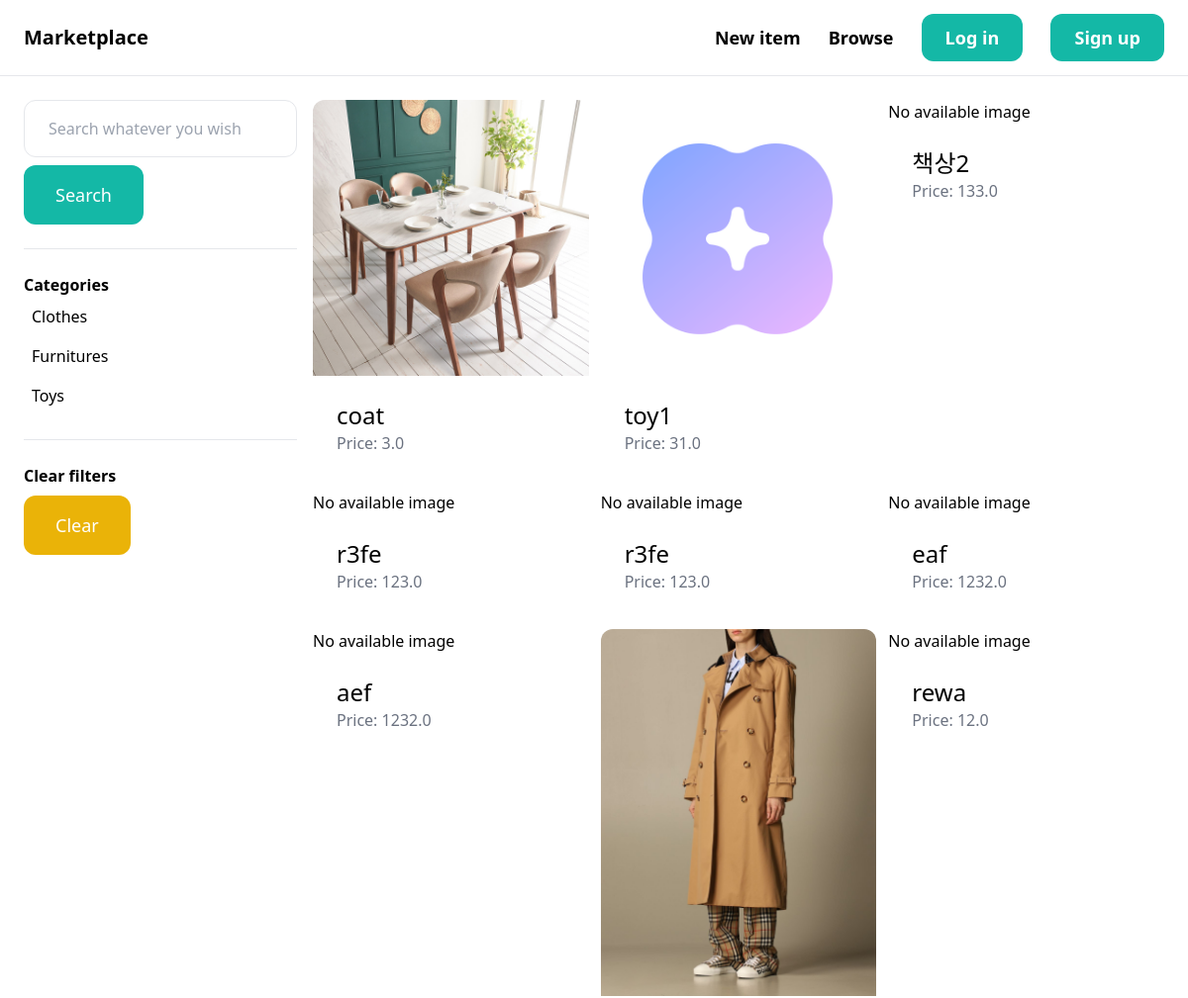
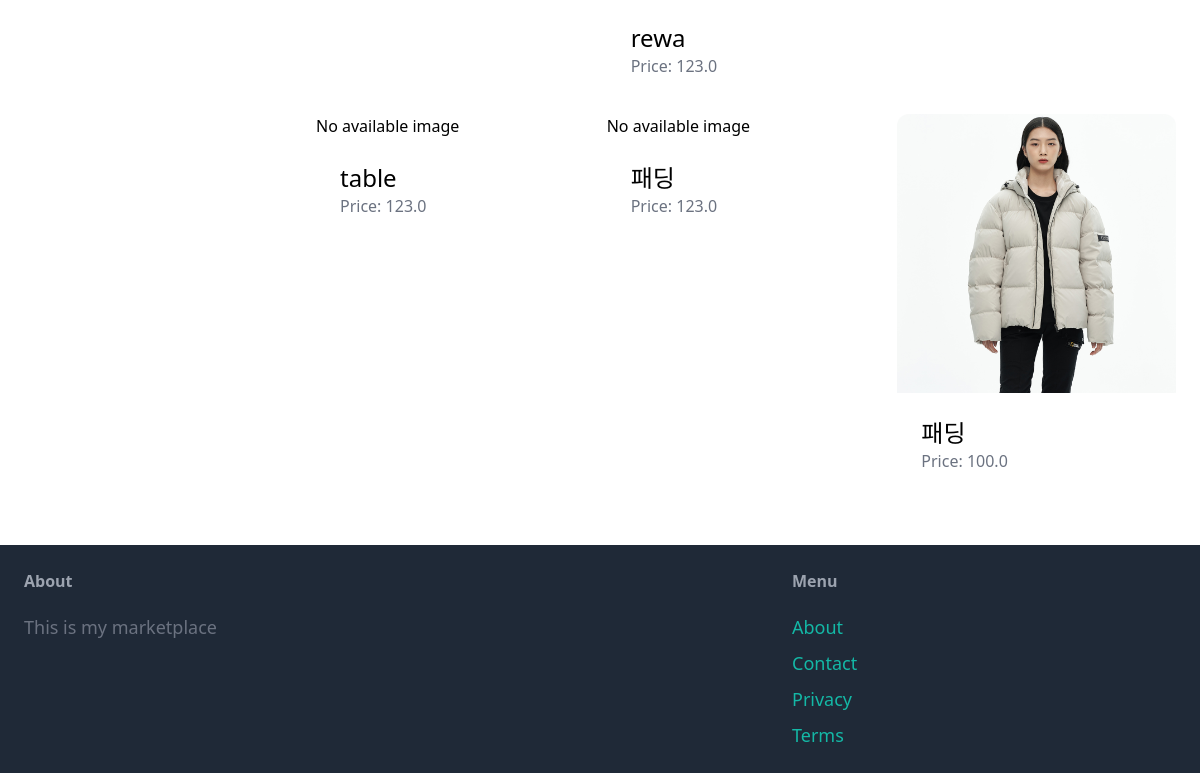
The app's page /items/ with its own data (2 pictures, top to bottom).
### item/models.py (models this page shows, shortened)
class Category(models.Model):
    name = models.CharField(max_length=255)
    class Meta:
        ordering = ('name',)
        verbose_name_plural = 'Categories'
    def __str__(self):
        return self.name

class Item(models.Model):
    category = models.ForeignKey(Category, related_name='items', on_delete=models.CASCADE)
    name = models.CharField(max_length=255)
    description = models.TextField(blank=True, null=True)
    price =models.FloatField()
    image = models.ImageField(upload_to='item_images', blank=True, null=True)
    is_sold = models.BooleanField(default=False)
    created_by = models.ForeignKey(User, related_name='items', on_delete=models.CASCADE)
    created_at = models.DateTimeField(auto_now_add=True)

### item/views.py (the view)
# urls.py: path('', views.items, name='items'),
def items(request):
    query = request.GET.get('query', '')
    category_id = request.GET.get('category', 0)
    categories = Category.objects.all()
    items = Item.objects.filter(is_sold=False)
    if category_id:
        items = items.filter(category_id=category_id)
    if query:
        items = items.filter(Q(name__icontains=query) | Q(description__icontains=query))
    return render(request, 'item/browse.html',{
        'items' : items,
        'query' : query,
        'categories': categories,
        'category_id' : int(category_id),
    })

### item/templates/item/browse.html (shortened to what this page needs)
{% extends 'core/base.html' %}
{% block content %}
    <div class="pb-6 grid grid-cols-4 gap-4">
        <div class="col-span-1">
            <form method="get" action="{% url 'item:items' %}">
                <input name="query" class="w-full py-4 px-6 border rounded-xl" type="text" value="{{query}}" placeholder="Search whatever you wish">
                <button class="mt-2 py-4 px-8 text-lg bg-teal-500 text-white rounded-xl">Search</button>
            </form>
            <hr class="my-6">
            <p class="font-semibold">Categories</p>
            <ul>
                {% for category in categories %}
                    <li class="py-2 px-2 rounded-xl{% if category.id == category_id %} bg-gray-200{% endif %}">
                       <a href="{% url 'item:items' %}?query={{query}}&category={{category.id}}">{{category}}</a>
                    </li>
                {% endfor %}
            </ul>
            <hr class="my-6">
            <p class="font-semibold">Clear filters</p>
            <ul>
                <li><a href="{% url 'item:items' %}" class="mt-2 py-4 px-8 inline-block bg-yellow-500 text-lg rounded-xl text-white">Clear</a>
        </div>
        <div class="col-span-3">
            <div class="grid grid-cols-3 gap-3">
                {% for item in items %}
                    <div>
                        <a href="{% url 'item:detail' item.id %}">
                            <div>
                                {% if item.image %}
                                <img src="{{ item.image.url }}" class="rounded-t-xl">
                                {% else %}
                                <p>No available image</p>
                                {% endif %}
                            </div>
                                <div class="p-6 bg-white rounded-b-xl">
                                    <h2 class="text-2xl">{{ item.name }}</h2>
                                    <p class="text-gray-500">Price: {{ item.price}}</p>
                                </div>
                            </a>
                    </div>
                {% endfor %}
            </div>
        </div>
    </div>
{% endblock%}

### records on screen
Category: name "Clothes"
Category: name "Furnitures"
Category: name "Toys"
Item: image (picture), name "coat", price "3.0"
Item: image (picture), name "toy1", price "31.0"
Item: image "No available image", name "책상2", price "133.0"
Item: image "No available image", name "r3fe", price "123.0"
Item: image "No available image", name "r3fe", price "123.0"
Item: image "No available image", name "eaf", price "1232.0"
Item: image "No available image", name "aef", price "1232.0"
Item: image (picture), name "rewa", price "123.0"
Item: image "No available image", name "rewa", price "12.0"
Item: image "No available image", name "table", price "123.0"
Item: image "No available image", name "패딩", price "123.0"
Item: image (picture), name "패딩", price "100.0"
